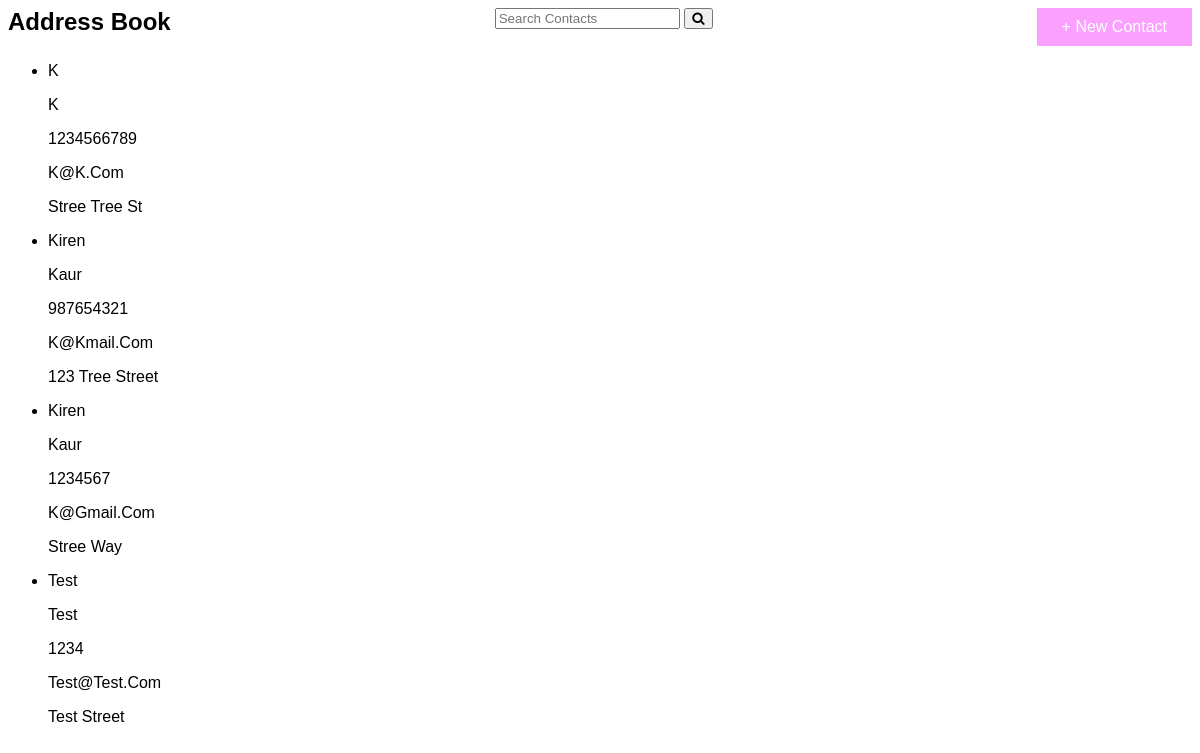
The app's page /, older data.
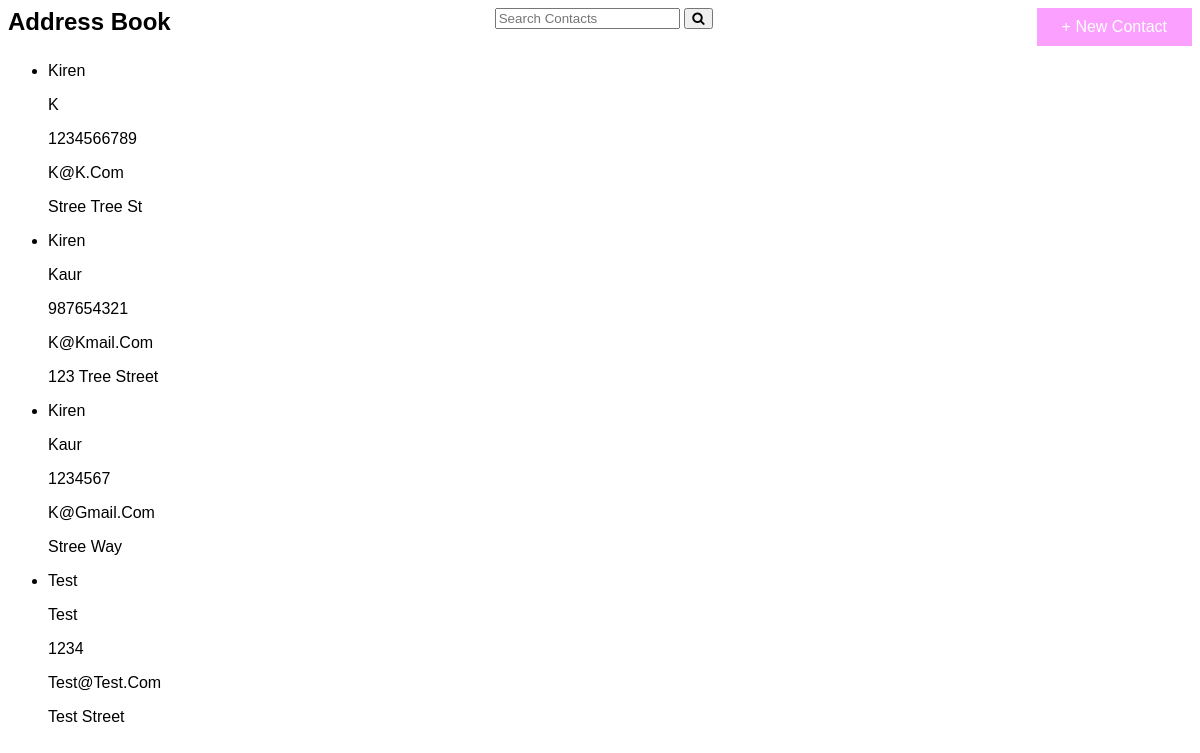
The same page, newer data.
### address/models.py (models this page shows, shortened)
class Contact(models.Model):
   firstName = models.CharField(max_length=500)
   lastName = models.CharField(max_length=500)
   phoneNumber = models.IntegerField(max_length=10)
   emailAddress = models.EmailField(max_length=500)
   streetAddress = models.CharField(max_length=150)

### address/views.py (the view)
# urls.py: path('', views.index, name='index'),
def index(request):
   contacts = Contact.objects.all()
   return render(request, 'index.html', {'contacts':contacts})

### templates/index.html (shortened to what this page needs)
<!DOCTYPE html>
{% load static %}
<html>
   <head>
      <link rel="stylesheet" href="{% static 'style.css' %}">
   </head>
   <body>
      <div id ="topHeader">
         <h2> Address Book </h2>
         <link rel="stylesheet" href="https://cdnjs.cloudflare.com/ajax/libs/font-awesome/4.7.0/css/font-awesome.min.css">
         <form action="action_page.php">
         <input type="text" placeholder="Search Contacts" name="search">
         <button type="submit"><i class="fa fa-search"></i></button>
         </form>
         <a href="{% url 'add-contact' %}" class="button"> + New Contact </a>
      </div>
      <div id = "allContacts">
         <ul class = "address-book">
            {% for contact in contacts %}
            <div>
               <li>
                  <p class="contact-name">{{ contact.firstName | title }}</p>
                  <p class="contact-name">{{ contact.lastName | title }}</p>
                  <p class="contact-name">{{ contact.phoneNumber | title }}</p>
                  <p class="contact-name">{{ contact.emailAddress | title }}</p>
                  <p class="contact-name">{{ contact.streetAddress | title }}</p>
               </li>
            {% endfor %}
         </ul>
      </div>
   </body>
</html>

Row changes from the older to the newer data that the page shows:
changed Contact "K@K.Com": firstName "K" → "Kiren"
